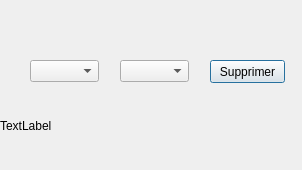
<?xml version="1.0" encoding="UTF-8"?>
<ui version="4.0">
 <class>Dialog</class>
 <widget class="QDialog" name="Dialog">
  <property name="geometry">
   <rect>
    <x>0</x>
    <y>0</y>
    <width>302</width>
    <height>170</height>
   </rect>
  </property>
  <property name="windowTitle">
   <string>Dialog</string>
  </property>
  <widget class="QLabel" name="label">
   <property name="geometry">
    <rect>
     <x>0</x>
     <y>100</y>
     <width>281</width>
     <height>51</height>
    </rect>
   </property>
   <property name="text">
    <string>TextLabel</string>
   </property>
  </widget>
  <widget class="QComboBox" name="comboBox">
   <property name="geometry">
    <rect>
     <x>30</x>
     <y>60</y>
     <width>69</width>
     <height>22</height>
    </rect>
   </property>
  </widget>
  <widget class="QComboBox" name="comboBox_2">
   <property name="geometry">
    <rect>
     <x>120</x>
     <y>60</y>
     <width>69</width>
     <height>22</height>
    </rect>
   </property>
  </widget>
  <widget class="QPushButton" name="pushButton">
   <property name="geometry">
    <rect>
     <x>210</x>
     <y>60</y>
     <width>75</width>
     <height>23</height>
    </rect>
   </property>
   <property name="text">
    <string>Supprimer</string>
   </property>
  </widget>
 </widget>
 <resources/>
 <connections/>
</ui>
